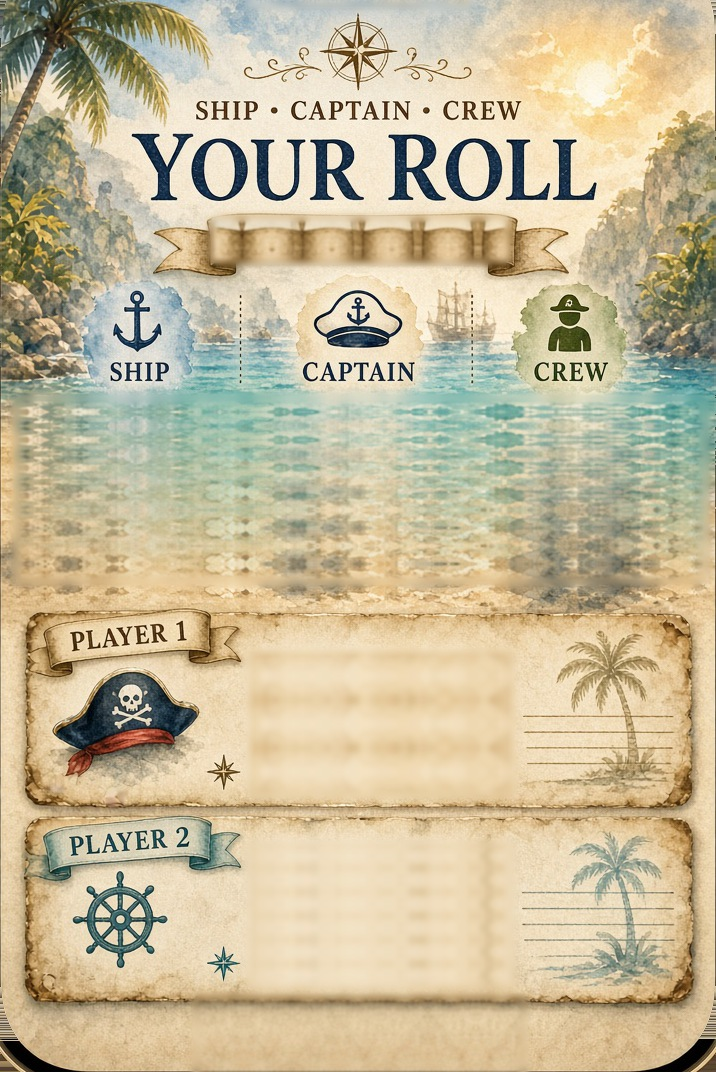
#> input picture src/games/ship-captain-crew/assets/cove-plate.jpg, 716 x 1072 px, given in place of 8Msyl.jpg, which was not available
$ python extract-assets.py
#> lines starting #> are read from the running program, lines starting #| are printed output that depends on the picture; pictures that were not available may be replaced by others from this repository, and a replacement may not be noted
"""Extract real artwork plates + sprites from the Ship Captain Crew concept art.

Nothing here re-draws the art. Every output is real pixels from the source jpgs:
the plates are the paintings themselves, and the regions that have to carry live
values (dice, names, totals, the round counter) are covered by mirror-tiled
copies of clean texture taken from a few rows above and below the same spot, so
the wash keeps its own grain instead of turning into a gradient smear.
"""
import os
import numpy as np
from PIL import Image, ImageDraw, ImageFilter
from scipy import ndimage

SRC = '/Users/joshkauffman/devel/streamingfast/accessible files/dicegame/'
OUT = '/Users/joshkauffman/devel/gamehub/src/games/ship-captain-crew/assets/'
os.makedirs(OUT, exist_ok=True)


def load(name):
#> called with name = '8Msyl.jpg'
    return Image.open(SRC + name).convert('RGB')
#> returned value is the input picture: PIL image 716x1072 RGB; mean R, G, B 198.5, 186.2, 154.4


def fix_corners(im):
    """Replace the phone-mockup's black rounded corners with the nearest art pixel."""
    a = np.asarray(im).astype(np.int16)
    lum = a.mean(2)
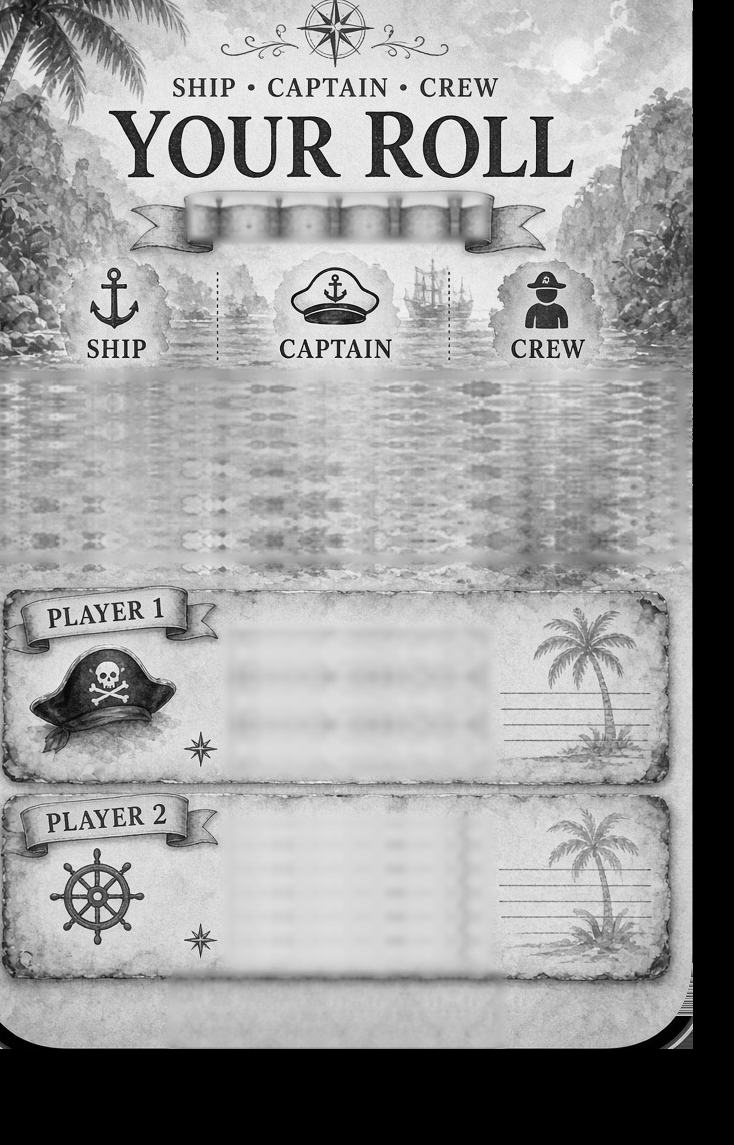
#> lum: shape (1145, 734) float64; min 0, max 254.7, mean 156.3
    h, w, _ = a.shape
#> h = 1145; w = 734
    for y in range(h):
        ok = np.where(lum[y] >= 60)[0]
        if len(ok) == 0:
            continue
        l, r = ok[0], ok[-1]
        if l > 0:
            a[y, :l] = a[y, l]
        if r < w - 1:
            a[y, r + 1:] = a[y, r]
#> this loop made 1145 passes
#> l on passes 1 to 3: 0, 0, 0
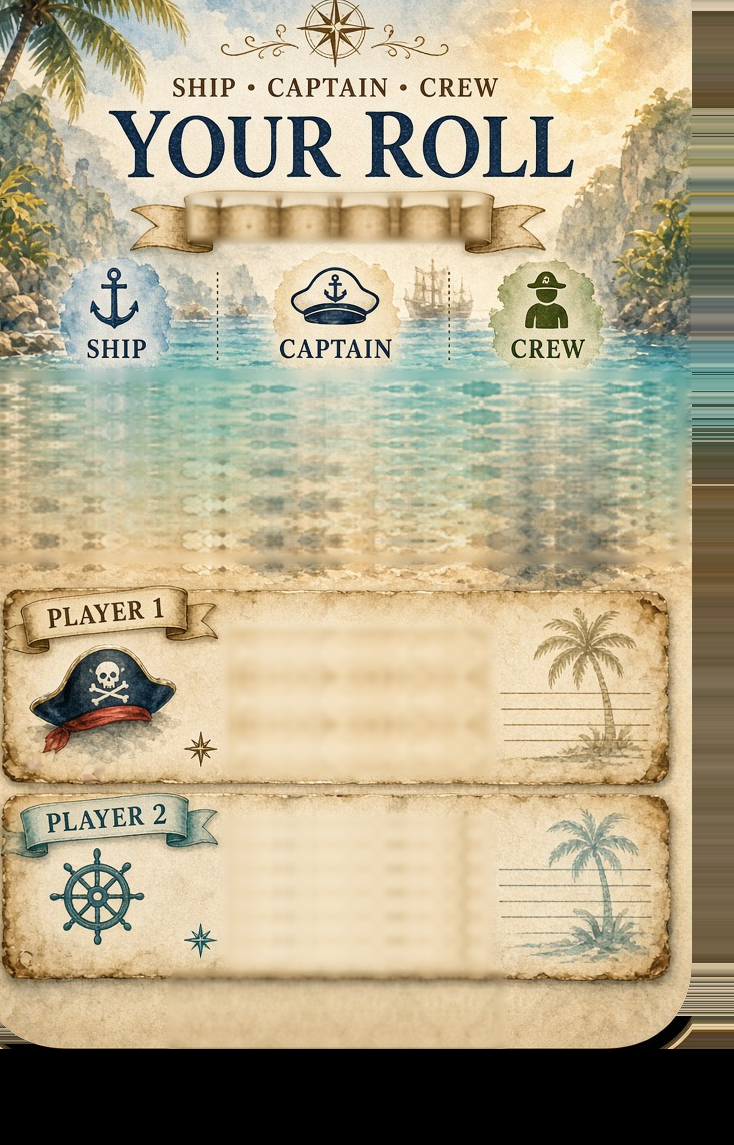
#> a: shape (1145, 734, 3) int16; mean R, G, B 178.8, 167.7, 138.7
    return Image.fromarray(a.astype(np.uint8))
#> returned value: PIL image 734x1145 RGB


# [129 lines left out: functions _mirror_stack, cover, cover_h, smear_rows, _feather_edges, patch and 1 more, not called in this run]


def save_jpg(arr, name, quality=93):
    Image.fromarray(np.clip(arr, 0, 255).astype(np.uint8)).save(OUT + name, quality=quality)


# [27 lines left out: functions cutout, cutout_dark, crop_png, not called in this run]


# ============================================================== harbor =======
# 8Msyl.jpg is an iPhone mockup; the live screen is (23,23)-(757,1168) and the
# first 58 rows of that are the mocked-up status bar.
HARBOR_RAW = fix_corners(load('8Msyl.jpg').crop((23, 23, 757, 1168)))   # 734 x 1145
HARBOR_TOP = 62          # below the mocked-up status bar and the notch


# [21 lines left out: function build_harbor, not called in this run]


# die #3 of the painted row faces the camera squarely. Its five pips sit on a
# 24.2 x 26.8 grid centred at (60, 66) inside this crop — the app relays pips on
# that same grid, so every value keeps the painting's own spacing.
HARBOR_DIE_BOX = (310, 486, 432, 628)
HARBOR_PIP_GRID = dict(cx=60.0, cy=66.0, dx=24.2, dy=26.8)


# [20 lines left out: function _harbor_die, not called in this run]


# =============================================================== home ========
# 4B94z.jpg is a frameless poster, so the whole 784 x 1168 frame is the screen.
# Almost everything on it is static, so the plate ships untouched and the app
# covers only the two pill rows and the player-2 block with the card's own
# cream stock when their state changes.
HOME_RAW = load('4B94z.jpg')
#> call 2 of load, with name = '4B94z.jpg'
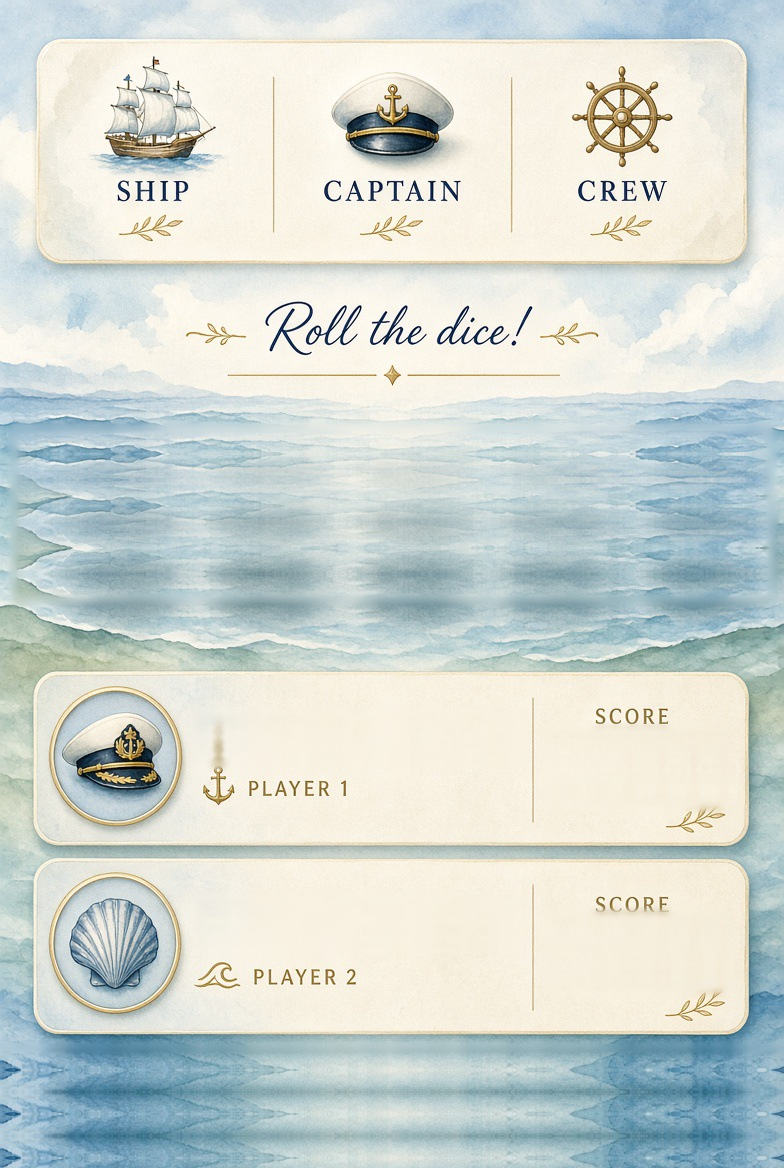
#> input picture src/games/ship-captain-crew/assets/sea-plate.jpg, 784 x 1168 px, given in place of 4B94z.jpg, which was not available
#> in load, returned value is the input picture: PIL image 784x1168 RGB; mean R, G, B 207.2, 215.3, 210.5


# [37 lines left out: function build_home, not called in this run]


# ================================================================ cove =======
# W4wo1.jpg is an iPhone mockup; live screen (34,22)-(750,1146), status bar 52px.
COVE_RAW = fix_corners(load('W4wo1.jpg').crop((34, 22, 750, 1146)))     # 716 x 1124
#> in fix_corners (call 2), `a = np.asarray(im).astype(np.int16)`:
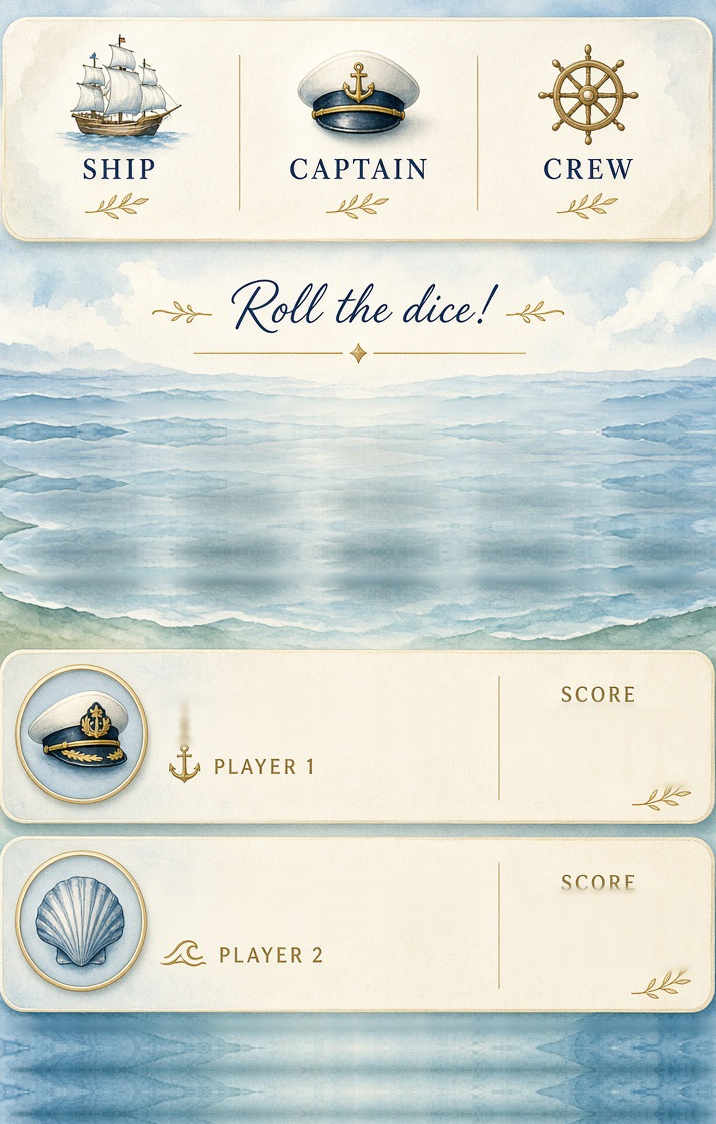
#> a: shape (1124, 716, 3) int16; mean R, G, B 210.5, 216.8, 210.7
#> in fix_corners (call 2), `lum = a.mean(2)`:
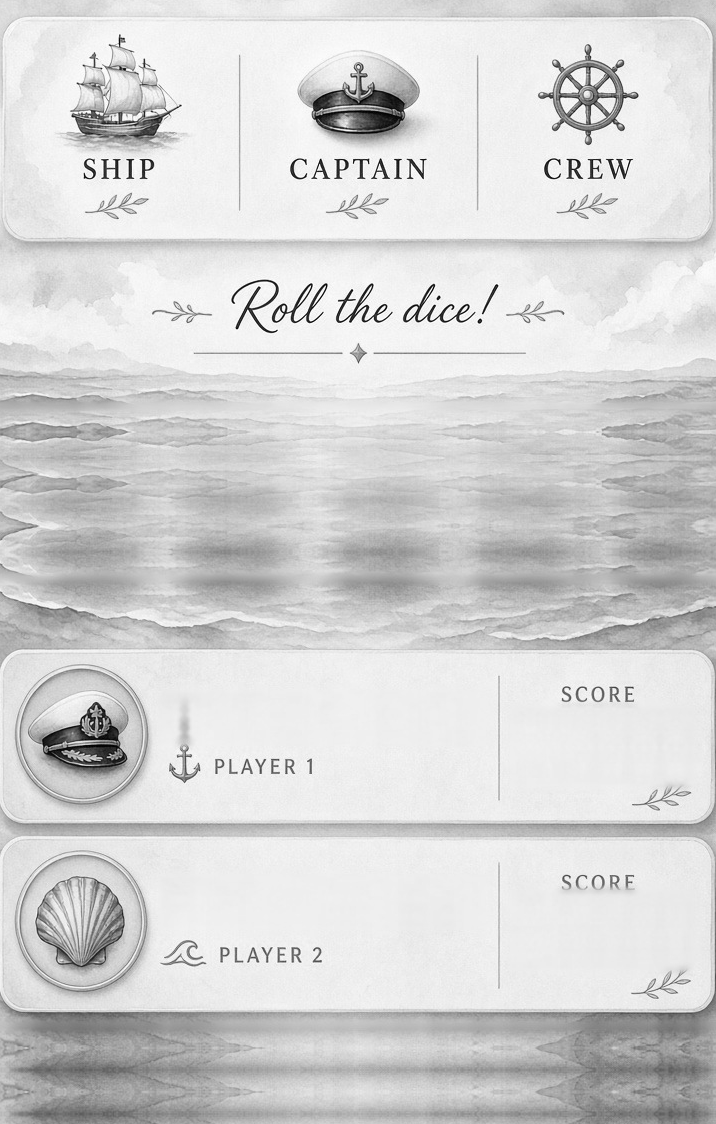
#> lum: shape (1124, 716) float64; min 0.667, max 255, mean 212.7
COVE_TOP = 52
COVE_BOT = 1124


# [19 lines left out: function build_cove, not called in this run]


COVE_DIE_BOX = (422, 502, 512, 600)


# [24 lines left out: function _cove_die, not called in this run]


# ================================================================= sea =======
# xXYiG.jpg is a frameless poster: the whole 784 x 1168 frame is the screen.
SEA_RAW = load('xXYiG.jpg')
#> (the run stopped early here; a loop or call above may not have finished)
